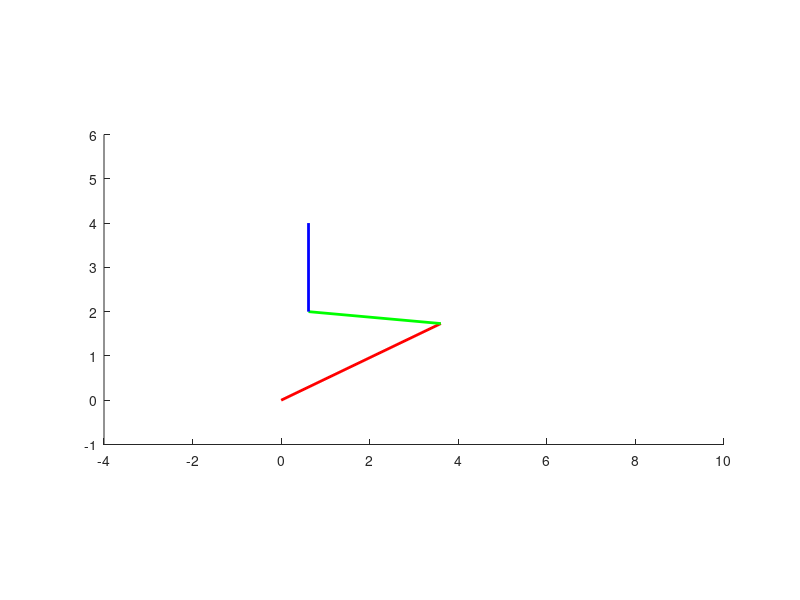

Recreate this plot in MATLAB.
clear all
close all
clc
home

% syms th1 th2 th3 L1 L2 L3

L1 = 4 ; L2 = 3; L3 = 2;

% % 1)
% T0H = [1 0 0 9;
%        0 1 0 0;
%        0 0 1 0;
%        0 0 0 1];
% % 2)
% T0H = [0.5   -0.866  0  7.5373;
%        0.866  0.6    0  3.9266;
%        0      0      1  0;
%        0      0      0  1];
% % 3)
% T0H = [0 1 0 -3;
%       -1 0 0  2;
%        0 0 1  0;
%        0 0 0  1];
% % 4)
% T0H = [0.866  0.5    0  -3.1245;
%       -0.5    0.8    0   9.1674;
%        0      0      1   0;
%        0      0      0   1];

% ----- for desired position & orientation -----
% d_phi = 90/180*pi;
% d_px = 1;
% d_py = 5;
% T0H = [cos(d_phi) -sin(d_phi) 0 d_px;
%        sin(d_phi)  cos(d_phi) 0 d_py;
%                0           0  1    0;
%                0           0  0    1];

T = 5;
dt = 0.1;      % 0.1초 간격으로
datasize = T/dt;

time = 0;

for i = 1:datasize
    d_phi = 90/180*pi;
    d_px = 2*sin(2*pi*time/2);
    d_py = 4;
    T0H = [cos(d_phi) -sin(d_phi) 0 d_px;
           sin(d_phi)  cos(d_phi) 0 d_py;
                   0           0  1    0;
                   0           0  0    1];

    % ---------Inverse Kinematics -----------
    T3H = [1 0 0 L3;
           0 1 0 0;
           0 0 1 0;
           0 0 0 1];
    T03 = T0H * inv(T3H)
    
    x = T03(1, 4);
    y = T03(2, 4);
    c_phi = T03(1, 1);
    s_phi = T03(2, 1);
    
    c2 = (x^2 + y^2 - L1^2 - L2^2) / (2 * L1 * L2);

    %% s2 > 0
    s2 = sqrt(1-c2^2);
    
    th2 = atan2(s2, c2);
    
    k1 = L1 + L2 * c2;
    k2 = L2 * s2;
    
    tmp = inv([k1 -k2; k2 k1]) * [x; y];
    c1 = tmp(1, 1);
    s1 = tmp(2, 1);
    
    th1 = atan2(s1, c1);
    
    phi =  atan2(s_phi, c_phi);
    th3 = phi - th1 - th2;
    
    th1_deg = th1 * 180/pi;
    th2_deg = th2 * 180/pi;
    th3_deg = th3 * 180/pi;
    phi_deg = phi * 180/pi;
    
    % %% s2 < 0
    % s2 = -sqrt(1-c2^2);
    % 
    % th2 = atan2(s2, c2);
    % 
    % k1 - L1 + L2 * c2;
    % k2 = L2 * s2;
    % 
    % tmp = inv([k1 -k2; k2 k1]) * [x; y];
    % c1 = tmp(1, 1);
    % s1 = tmp(2, 1);
    % 
    % th1 = atan2(s1, c1);
    % 
    % phi =  atan2(s_phi, c_phi);
    % th3 = phi - th1 - th2;
    % 
    % th1_deg = th1 * 180/pi;
    % th2_deg = th2 * 180/pi;
    % th3_deg = th3 * 180/pi;
    % phi_deg = phi * 180/pi;

    % --------- Forward Kinematics -----------
    T01 = [cos(th1) -sin(th1) 0 0;
           sin(th1) cos(th1)  0 0;
           0          0       1 0;
           0          0       0 1];
    
    T12 = [cos(th2) -sin(th2) 0 L1;
           sin(th2) cos(th2)  0 0;
           0          0       1 0;
           0          0       0 1];
    
    T23 = [cos(th3) -sin(th3) 0 L2;
           sin(th3) cos(th3)  0 0;
           0          0       1 0;
           0          0       0 1];
    
    T3H = [1 0 0 L3;
           0 1 0 0;
           0 0 1 0;
           0 0 0 1];
    
    T02 = T01 * T12;
    T03 = T01 * T12 * T23;
    T0H = T03 * T3H;

    time = time + dt

    % --------- Draw Robot -----------
    tic;
    
    a = figure(1);
    hold on
    line([T01(1, 4), T02(1, 4)], [T01(2, 4), T02(2, 4)], 'color', 'r', 'linewidth', 2)
    line([T02(1, 4), T03(1, 4)], [T02(2, 4), T03(2, 4)], 'color', 'g', 'linewidth', 2)
    line([T03(1, 4), T0H(1, 4)], [T03(2, 4), T0H(2, 4)], 'color', 'b', 'linewidth', 2)
    axis([-4 10 -1 6]);
axis equal
set(a, 'Position', [-2400, 800, 500, 400])

    % update the at every sampling time, dt
    while(toc < dt)
            drawnow;
    end

    % clear the current figure
    if i < datasize
        clf;
    end
end